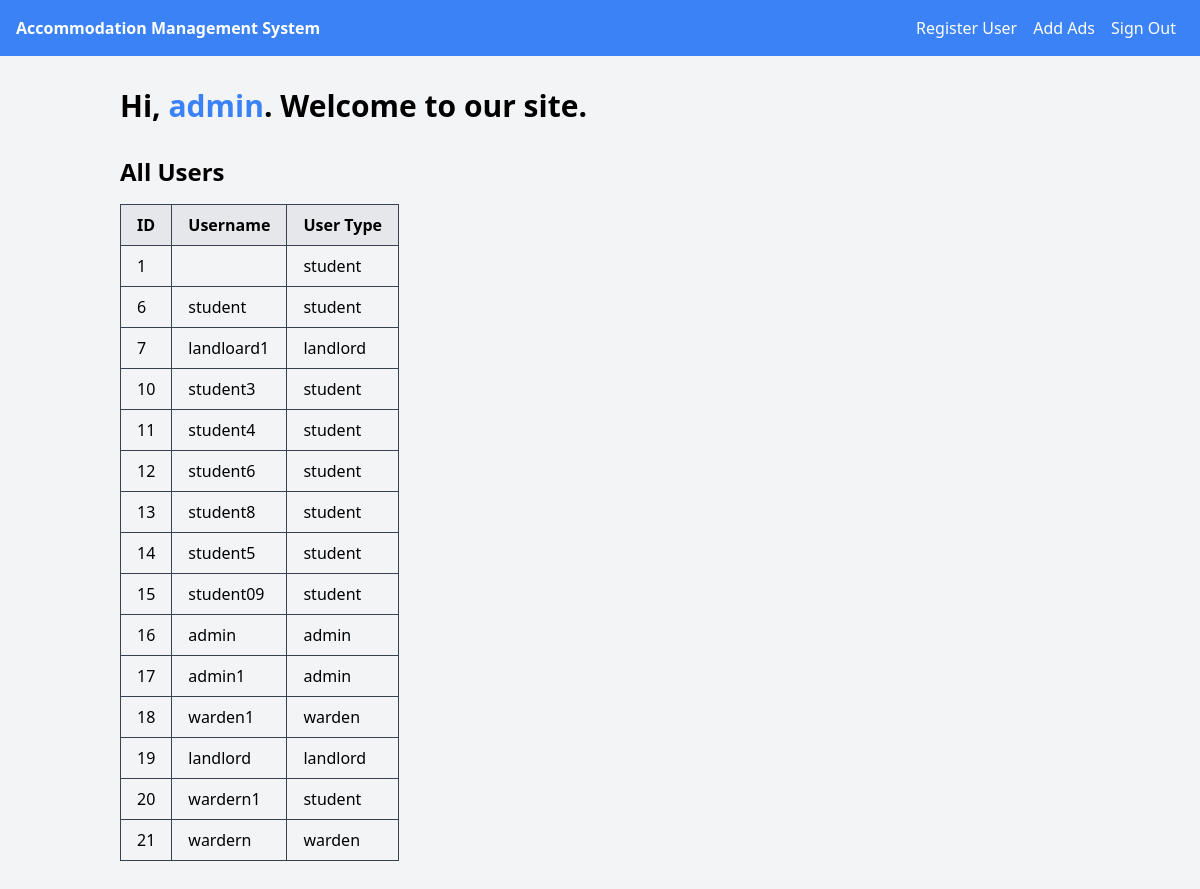
/Proj_Source_Files/accomdation_site/admin/index.php (signed in), run on the app's committed database.
### tables this page shows
CREATE TABLE `users` (
  `user_id` int(11) NOT NULL,
  `username` varchar(50) NOT NULL,
  `password` varchar(255) NOT NULL,
  `user_type` enum('landlord','warden','student','admin') NOT NULL
);

### Proj_Source_Files/accomdation_site/admin/index.php (the view, shortened to what this page needs)
<?php
require_once "../config/config.php";
$users = array();
$sql = "SELECT user_id, username, user_type FROM users";
$result = mysqli_query($link, $sql);
if ($result) {
    while ($row = mysqli_fetch_assoc($result)) {
        $users[] = $row;
    }
}
?>
<!DOCTYPE html>
<html lang="en">
<head>
    <link href="https://cdn.jsdelivr.net/npm/tailwindcss@2.2.19/dist/tailwind.min.css" rel="stylesheet">
</head>
<body class="bg-gray-100">
    <div class="flex justify-between bg-blue-500 p-4">
        <div class="text-white font-bold">Accommodation Management System</div>
        <div class="flex">
            <a href="register.php" class="mx-2 text-white">Register User</a>
            <a href="ads.php" class="mx-2 text-white">Add Ads</a>
            <a href="../logout.php" class="mx-2 text-white">Sign Out</a>
        </div>
    </div>
    <div class="container mx-auto p-8">
        <div class="page-header">
            <h1 class="text-3xl font-bold">Hi, <span class="text-blue-500"><?php echo htmlspecialchars($_SESSION["username"]); ?></span>. Welcome to our site.</h1>
        </div>
        <div class="my-8">
            <h2 class="text-2xl font-bold mb-4">All Users</h2>
            <div class="overflow-x-auto">
                <table class="table-auto border-collapse border border-gray-700">
                    <thead>
                        <tr>
                            <th class="px-4 py-2 bg-gray-200 border border-gray-700">ID</th>
                            <th class="px-4 py-2 bg-gray-200 border border-gray-700">Username</th>
                            <th class="px-4 py-2 bg-gray-200 border border-gray-700">User Type</th>
                        </tr>
                    </thead>
                    <tbody>
                        <?php foreach ($users as $user) : ?>
                            <tr>
                                <td class="px-4 py-2 border border-gray-700"><?php echo $user['user_id']; ?></td>
                                <td class="px-4 py-2 border border-gray-700"><?php echo $user['username']; ?></td>
                                <td class="px-4 py-2 border border-gray-700"><?php echo $user['user_type']; ?></td>
                            </tr>
                        <?php endforeach; ?>
                    </tbody>
                </table>
            </div>
        </div>
    </div>
</body>
</html>

### data on the page
users: user_id "1", user_type "student"
users: user_id "6", username "student", user_type "student"
users: user_id "7", username "landloard1", user_type "landlord"
users: user_id "10", username "student3", user_type "student"
users: user_id "11", username "student4", user_type "student"
users: user_id "12", username "student6", user_type "student"
users: user_id "13", username "student8", user_type "student"
users: user_id "14", username "student5", user_type "student"
users: user_id "15", username "student09", user_type "student"
users: user_id "16", username "admin", user_type "admin"
users: user_id "17", username "admin1", user_type "admin"
users: user_id "18", username "warden1", user_type "warden"
users: user_id "19", username "landlord", user_type "landlord"
users: user_id "20", username "wardern1", user_type "student"
users: user_id "21", username "wardern", user_type "warden"

### other printed values
$_SESSION["username"] "admin"
